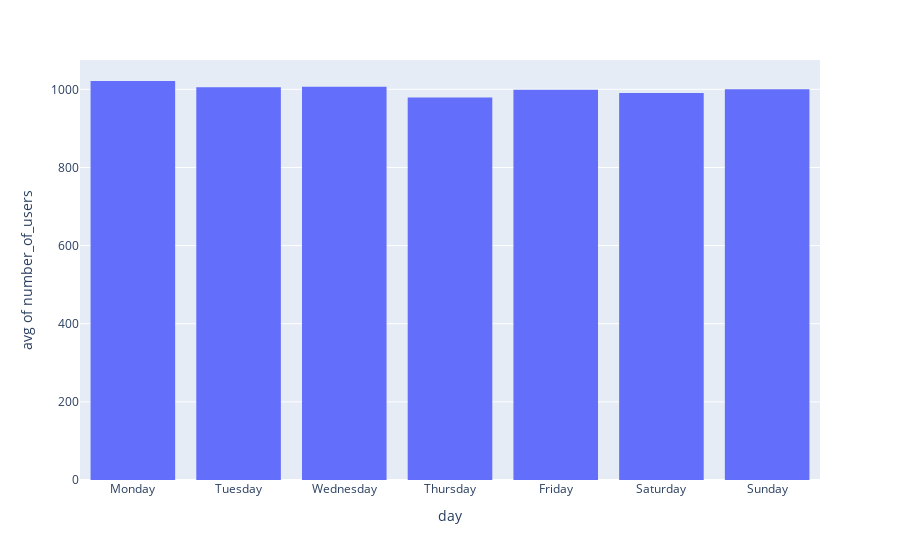

Notebook code cell kept with this figure:
### Markdown cell above
As you can see, the first bin is ```Wednesday```. This is because the day in our dictionary is Wednesday. If we wish to force an specific order in the binning, we need to set the ```category_orders``` argument. For example:

### Code cell
fig = px.histogram(data_users_dict, x="day", y='number_of_users', histfunc='avg', category_orders=dict(day=list(weekdays.values())))
fig.show()

### Figure 1 — Plotly figure (JSON) as saved in the notebook; plotly's stock layout.template omitted (floating-point values rounded to 4 significant figures)
{"data": [{"alignmentgroup": "True", "bingroup": "x", "histfunc": "avg", "hovertemplate": "day=%{x}<br>avg of number_of_users=%{y}<extra></extra>", "legendgroup": "", "marker": {"color": "#636efa", "pattern": {"shape": ""}}, "name": "", "offsetgroup": "", "orientation": "v", "showlegend": false, "type": "histogram", "x": ["Wednesday", "Thursday", "Friday", "Saturday", "Sunday", "Monday", "Tuesday", "Wednesday", "Thursday", "Friday", "Saturday", "Sunday", "Monday", "Tuesday", "Wednesday", "Thursday", "Friday", "Saturday", "Sunday", "Monday", "Tuesday", "Wednesday", "Thursday", "Friday", "Saturday", "Sunday", "Monday", "Tuesday", "Wednesday", "Thursday", "Friday", "Saturday", "Sunday", "Monday", "Tuesday", "Wednesday", "Thursday", "Friday", "Saturday", "Sunday", "Monday", "Tuesday", "Wednesday", "Thursday", "Friday", "Saturday", "Sunday", "Monday", "Tuesday", "Wednesday", "Thursday", "Friday", "Saturday", "Sunday", "Monday", "Tuesday", "Wednesday", "Thursday", "Friday", "Saturday", "Sunday", "Monday", "Tuesday", "Wednesday", "Thursday", "Friday", "Saturday", "Sunday", "Monday", "Tuesday", "Wednesday", "Thursday", "Friday", "Saturday", "Sunday", "Monday", "Tuesday", "Wednesday", "Thursday", "Friday", "Saturday", "Sunday", "Monday", "Tuesday", "Wednesday", "Thursday", "Friday", "Saturday", "Sunday", "Monday", "Tuesday", "Wednesday", "Thursday", "Friday", "Saturday", "Sunday", "Monday", "Tuesday", "Wednesday", "Thursday", "Friday", "Saturday", "Sunday", "Monday", "Tuesday", "Wednesday", "Thursday", "Friday", "Saturday", "Sunday", "Monday", "Tuesday", "Wednesday", "Thursday", "Friday", "Saturday", "Sunday", "Monday", "Tuesday", "Wednesday"], "xaxis": "x", "y": [956, 988, 939, 1006, 1034, 954, 979, 1107, 948, 966, 1023, 991, 1027, 937, 936, 878, 980, 1056, 997, 994, 1044, 976, 1011, 959, 1009, 985, 991, 1011, 987, 971, 993, 1068, 919, 1029, 919, 936, 1011, 1025, 938, 1009, 1078, 1050, 1004, 1045, 917, 1056, 982, 1094, 1044, 1044, 978, 1064, 973, 990, 1106, 979, 968, 971, 1055, 991, 908, 1022, 923, 1016, 951, 1087, 1049, 1004, 1046, 1047, 1029, 993, 1015, 966, 1050, 982, 1008, 1046, 971, 1060, 946, 1066, 1051, 969, 949, 932, 1057, 885, 946, 883, 1067, 1040, 1019, 899, 995, 993, 972, 948, 1027, 954, 941, 955, 1065, 990, 1077, 1012, 1068, 998, 954, 1036, 1083, 1051, 1002, 952, 1027, 966, 1031, 1059, 1041, 1084], "yaxis": "y"}], "layout": {"barmode": "relative", "legend": {"tracegroupgap": 0}, "margin": {"t": 60}, "xaxis": {"anchor": "y", "categoryarray": ["Monday", "Tuesday", "Wednesday", "Thursday", "Friday", "Saturday", "Sunday"], "categoryorder": "array", "domain": [0, 1], "title": {"text": "day"}}, "yaxis": {"anchor": "x", "domain": [0, 1], "title": {"text": "avg of number_of_users"}}}}
